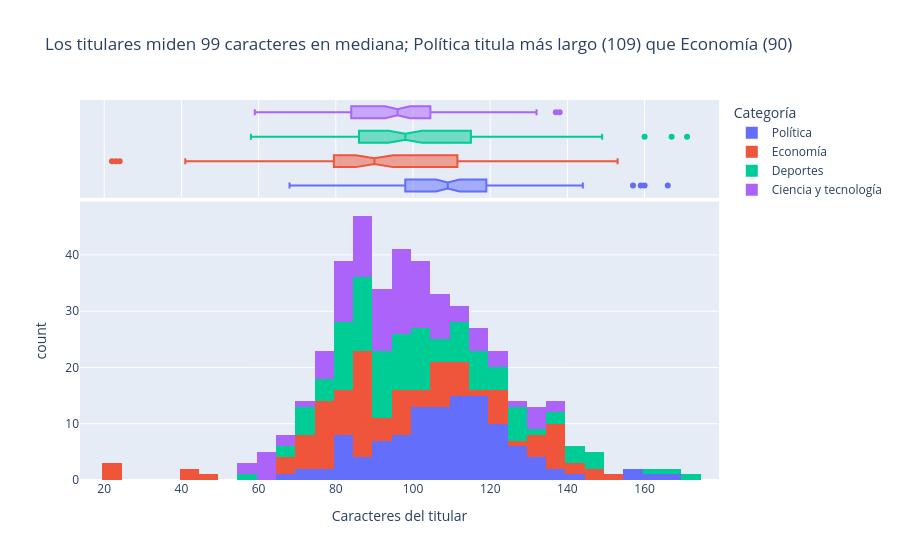

Notebook source saved alongside this figure:
### Markdown cell above
Histograma de longitud de caracteres de los titulares.

### Code cell
mediana = df.groupby("categoria")["largo_titular"].median().sort_values()
titulo3 = (f"Los titulares miden {int(df['largo_titular'].median())} caracteres en mediana; "
           f"{mediana.index[-1]} titula más largo ({int(mediana.iloc[-1])}) que {mediana.index[0]} ({int(mediana.iloc[0])})")

fig3 = px.histogram(df, x="largo_titular", nbins=30, color="categoria", marginal="box",
                    title=titulo3, labels={"largo_titular": "Caracteres del titular", "categoria": "Categoría"})
mostrar(fig3, "03_histograma_largo_titulares")

### Figure 1 — Plotly figure (JSON) as saved in the notebook; plotly's stock layout.template omitted (floating-point values rounded to 4 significant figures)
{"data": [{"bingroup": "x", "hovertemplate": "Categoría=Política<br>Caracteres del titular=%{x}<br>count=%{y}<extra></extra>", "legendgroup": "Política", "marker": {"color": "#636efa", "pattern": {"shape": ""}}, "name": "Política", "nbinsx": 30, "orientation": "v", "showlegend": true, "type": "histogram", "x": [82, 112, 110, 103, 88, 105, 110, 125, 104, 116, 120, 103, 110, 115, 83, 130, 73, 116, 98, 109, 88, 116, 91, 129, 114, 113, 127, 121, 112, 84, 104, 115, 112, 76, 98, 157, 112, 103, 82, 117, 112, 107, 120, 94, 84, 107, 124, 127, 144, 105, 97, 74, 101, 99, 104, 91, 113, 108, 92, 159, 95, 130, 122, 107, 119, 102, 160, 108, 104, 116, 166, 130, 111, 120, 114, 68, 96, 83, 92, 129, 98, 94, 120, 97, 114, 79, 109, 136, 118, 105, 117, 121, 105, 115, 83, 101, 103, 94, 89, 113, 126, 119, 120, 104, 135, 133, 116, 119, 82, 118, 104, 88, 106, 107, 124], "xaxis": "x", "yaxis": "y"}, {"hovertemplate": "Categoría=Política<br>Caracteres del titular=%{x}<extra></extra>", "legendgroup": "Política", "marker": {"color": "#636efa"}, "name": "Política", "notched": true, "showlegend": false, "type": "box", "x": [82, 112, 110, 103, 88, 105, 110, 125, 104, 116, 120, 103, 110, 115, 83, 130, 73, 116, 98, 109, 88, 116, 91, 129, 114, 113, 127, 121, 112, 84, 104, 115, 112, 76, 98, 157, 112, 103, 82, 117, 112, 107, 120, 94, 84, 107, 124, 127, 144, 105, 97, 74, 101, 99, 104, 91, 113, 108, 92, 159, 95, 130, 122, 107, 119, 102, 160, 108, 104, 116, 166, 130, 111, 120, 114, 68, 96, 83, 92, 129, 98, 94, 120, 97, 114, 79, 109, 136, 118, 105, 117, 121, 105, 115, 83, 101, 103, 94, 89, 113, 126, 119, 120, 104, 135, 133, 116, 119, 82, 118, 104, 88, 106, 107, 124], "xaxis": "x2", "yaxis": "y2"}, {"bingroup": "x", "hovertemplate": "Categoría=Economía<br>Caracteres del titular=%{x}<br>count=%{y}<extra></extra>", "legendgroup": "Economía", "marker": {"color": "#EF553B", "pattern": {"shape": ""}}, "name": "Economía", "nbinsx": 30, "orientation": "v", "showlegend": true, "type": "histogram", "x": [98, 89, 99, 105, 99, 87, 91, 106, 87, 77, 65, 111, 23, 43, 99, 77, 89, 141, 66, 79, 100, 97, 88, 85, 88, 77, 103, 81, 72, 86, 110, 24, 123, 153, 121, 124, 71, 148, 78, 69, 108, 119, 80, 111, 149, 127, 139, 89, 124, 91, 95, 75, 72, 87, 120, 77, 83, 89, 76, 22, 41, 136, 46, 134, 71, 85, 114, 133, 76, 112, 137, 135, 137, 136, 107, 83, 131, 138, 110, 136, 106, 76, 86, 86, 87, 88, 84, 86, 78, 105, 108, 82, 85, 142, 81, 89, 95, 93, 77, 121, 132, 74, 83, 74, 94, 95, 104, 109], "xaxis": "x", "yaxis": "y"}, {"hovertemplate": "Categoría=Economía<br>Caracteres del titular=%{x}<extra></extra>", "legendgroup": "Economía", "marker": {"color": "#EF553B"}, "name": "Economía", "notched": true, "showlegend": false, "type": "box", "x": [98, 89, 99, 105, 99, 87, 91, 106, 87, 77, 65, 111, 23, 43, 99, 77, 89, 141, 66, 79, 100, 97, 88, 85, 88, 77, 103, 81, 72, 86, 110, 24, 123, 153, 121, 124, 71, 148, 78, 69, 108, 119, 80, 111, 149, 127, 139, 89, 124, 91, 95, 75, 72, 87, 120, 77, 83, 89, 76, 22, 41, 136, 46, 134, 71, 85, 114, 133, 76, 112, 137, 135, 137, 136, 107, 83, 131, 138, 110, 136, 106, 76, 86, 86, 87, 88, 84, 86, 78, 105, 108, 82, 85, 142, 81, 89, 95, 93, 77, 121, 132, 74, 83, 74, 94, 95, 104, 109], "xaxis": "x2", "yaxis": "y2"}, {"bingroup": "x", "hovertemplate": "Categoría=Deportes<br>Caracteres del titular=%{x}<br>count=%{y}<extra></extra>", "legendgroup": "Deportes", "marker": {"color": "#00cc96", "pattern": {"shape": ""}}, "name": "Deportes", "nbinsx": 30, "orientation": "v", "showlegend": true, "type": "histogram", "x": [121, 127, 108, 81, 148, 108, 116, 67, 82, 128, 124, 100, 125, 90, 120, 103, 73, 102, 103, 95, 70, 87, 92, 97, 101, 85, 88, 117, 86, 114, 102, 113, 100, 58, 110, 80, 70, 102, 84, 86, 74, 146, 141, 89, 135, 84, 120, 104, 167, 98, 83, 79, 90, 118, 107, 135, 160, 80, 67, 88, 77, 80, 89, 99, 92, 83, 92, 81, 86, 98, 112, 96, 71, 112, 93, 83, 149, 171, 118, 109, 94, 101, 99, 93, 77, 115, 86, 128, 126, 90, 94, 88, 90, 96, 140, 142, 112, 89, 98, 115, 133, 94, 101, 114, 89, 115, 129, 76, 84, 95], "xaxis": "x", "yaxis": "y"}, {"hovertemplate": "Categoría=Deportes<br>Caracteres del titular=%{x}<extra></extra>", "legendgroup": "Deportes", "marker": {"color": "#00cc96"}, "name": "Deportes", "notched": true, "showlegend": false, "type": "box", "x": [121, 127, 108, 81, 148, 108, 116, 67, 82, 128, 124, 100, 125, 90, 120, 103, 73, 102, 103, 95, 70, 87, 92, 97, 101, 85, 88, 117, 86, 114, 102, 113, 100, 58, 110, 80, 70, 102, 84, 86, 74, 146, 141, 89, 135, 84, 120, 104, 167, 98, 83, 79, 90, 118, 107, 135, 160, 80, 67, 88, 77, 80, 89, 99, 92, 83, 92, 81, 86, 98, 112, 96, 71, 112, 93, 83, 149, 171, 118, 109, 94, 101, 99, 93, 77, 115, 86, 128, 126, 90, 94, 88, 90, 96, 140, 142, 112, 89, 98, 115, 133, 94, 101, 114, 89, 115, 129, 76, 84, 95], "xaxis": "x2", "yaxis": "y2"}, {"bingroup": "x", "hovertemplate": "Categoría=Ciencia y tecnología<br>Caracteres del titular=%{x}<br>count=%{y}<extra></extra>", "legendgroup": "Ciencia y tecnología", "marker": {"color": "#ab63fa", "pattern": {"shape": ""}}, "name": "Ciencia y tecnología", "nbinsx": 30, "orientation": "v", "showlegend": true, "type": "histogram", "x": [124, 113, 116, 131, 120, 114, 137, 97, 130, 84, 97, 103, 96, 107, 89, 80, 101, 80, 88, 88, 96, 138, 122, 90, 84, 78, 90, 106, 103, 102, 97, 107, 94, 95, 76, 103, 101, 99, 62, 85, 94, 81, 88, 88, 93, 82, 115, 115, 59, 97, 106, 101, 90, 99, 94, 130, 77, 62, 105, 59, 90, 83, 87, 117, 103, 102, 97, 105, 99, 74, 90, 62, 88, 60, 128, 80, 103, 104, 98, 83, 97, 67, 100, 89, 98, 77, 76, 90, 61, 99, 132, 93, 83, 108, 80, 89, 89, 65, 114, 107], "xaxis": "x", "yaxis": "y"}, {"hovertemplate": "Categoría=Ciencia y tecnología<br>Caracteres del titular=%{x}<extra></extra>", "legendgroup": "Ciencia y tecnología", "marker": {"color": "#ab63fa"}, "name": "Ciencia y tecnología", "notched": true, "showlegend": false, "type": "box", "x": [124, 113, 116, 131, 120, 114, 137, 97, 130, 84, 97, 103, 96, 107, 89, 80, 101, 80, 88, 88, 96, 138, 122, 90, 84, 78, 90, 106, 103, 102, 97, 107, 94, 95, 76, 103, 101, 99, 62, 85, 94, 81, 88, 88, 93, 82, 115, 115, 59, 97, 106, 101, 90, 99, 94, 130, 77, 62, 105, 59, 90, 83, 87, 117, 103, 102, 97, 105, 99, 74, 90, 62, 88, 60, 128, 80, 103, 104, 98, 83, 97, 67, 100, 89, 98, 77, 76, 90, 61, 99, 132, 93, 83, 108, 80, 89, 89, 65, 114, 107], "xaxis": "x2", "yaxis": "y2"}], "layout": {"barmode": "relative", "legend": {"title": {"text": "Categoría"}, "tracegroupgap": 0}, "title": {"text": "Los titulares miden 99 caracteres en mediana; Política titula más largo (109) que Economía (90)"}, "xaxis": {"anchor": "y", "domain": [0, 1], "title": {"text": "Caracteres del titular"}}, "xaxis2": {"anchor": "y2", "domain": [0, 1], "matches": "x", "showgrid": true, "showticklabels": false}, "yaxis": {"anchor": "x", "domain": [0, 0.7326], "title": {"text": "count"}}, "yaxis2": {"anchor": "x2", "domain": [0.7426, 1], "matches": "y2", "showgrid": false, "showline": false, "showticklabels": false, "ticks": ""}}}
